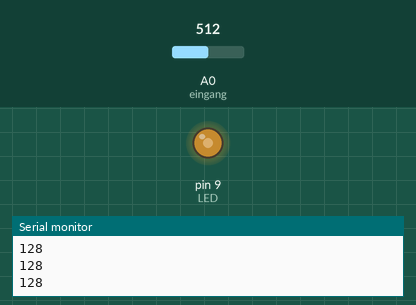
This sketch was run on a simulated Arduino Uno, built with avr-gcc and run on an emulated ATmega328P. Shown: output pins drawn as LEDs (lit = HIGH), the last lines printed to the serial monitor. Inputs (shaded band) come from the test bench; at power-on: A0 (eingang) = 512.

Above: at 1.2 s.
1.3 s: A0 (eingang) set to 716
At 2.5 s:
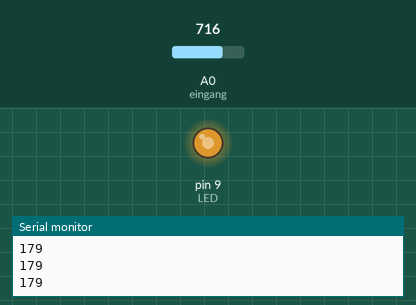
2.8 s: A0 (eingang) set to 900
At 3.8 s:
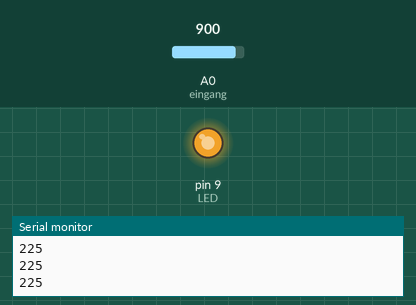
4.3 s: A0 (eingang) set to 122
At 4.8 s:
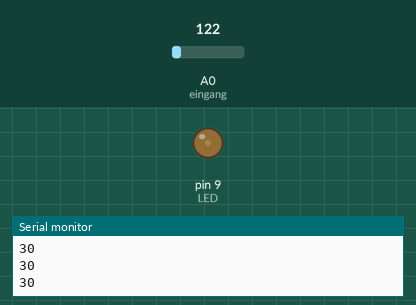
5.8 s: A0 (eingang) set to 0
At 7.2 s:
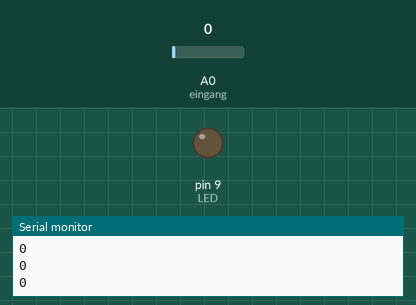
Timing chart, 0 to 8.3 s (numbered marks = the images above; inputs shaded):
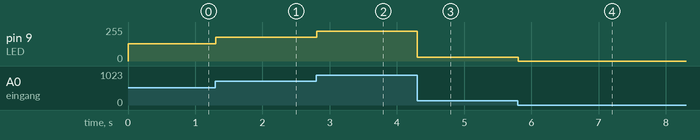

Measured:
- after the input at 1.3 s, pin 9 (LED): 128/255 → 179/255 at once
- after the input at 2.8 s, pin 9 (LED): 179/255 → 225/255 at once
- after the input at 4.3 s, pin 9 (LED): 225/255 → 30/255 at once
- after the input at 5.8 s, pin 9 (LED): 30/255 → 0/255 at once

The sketch:

faden_mit_drehreglung.ino
```cpp
int LED=9;
int eingang=A0;
int helligkeit=0;
int Sensorwert=0;

void setup() {
  pinMode(LED, OUTPUT);
  Serial.begin(9600);
  }

void loop() {
  Sensorwert = analogRead(eingang)/4;
  //Serial.println("Sensorwert:");
  Serial.println(Sensorwert);
  helligkeit=Sensorwert;
  analogWrite(LED, helligkeit);
  }
```
